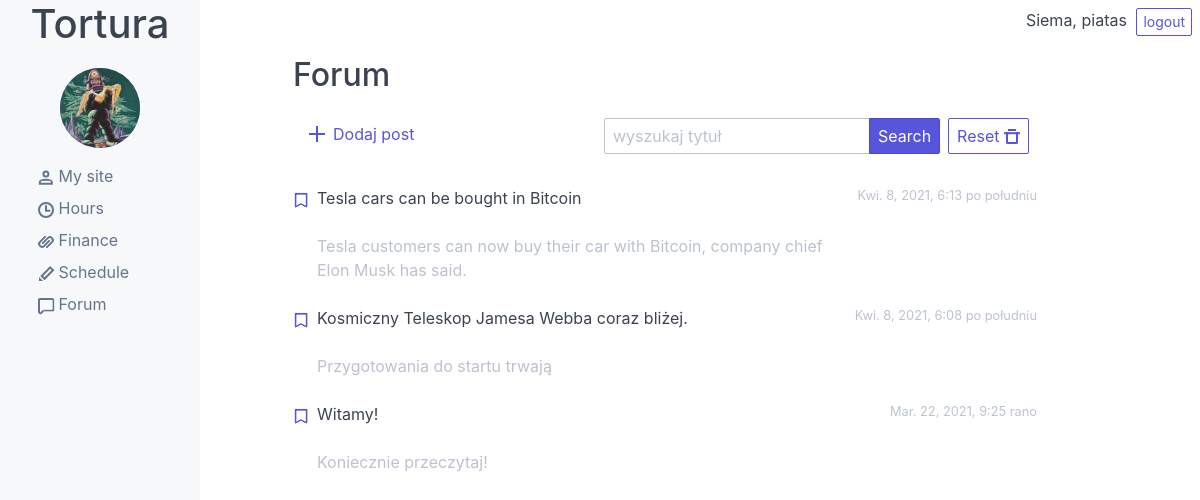
The app's page / (signed in) with its own data.
### articles/models.py (models this page shows, shortened)
class Profile(models.Model):
    user = models.OneToOneField(User, null=True, on_delete=models.CASCADE)
    image = models.ImageField(default='default.jpg', upload_to='profile_pics')
    rate = models.FloatField(null=True)
    logged = models.BooleanField(default=False)

class Article(models.Model):
    user = models.ForeignKey(User, on_delete=models.SET_NULL, null=True)
    title = models.CharField(max_length=256, verbose_name='Title')
    content = RichTextField(blank=True, null=True)
    snippet = models.CharField(max_length=120, verbose_name='Snippet')
    publication_datetime = models.DateTimeField(auto_now_add=True)
    class Meta:
        ordering = ['-publication_datetime']

### articles/views.py (the view)
# urls.py: path('', ArticleListView.as_view(), name='home'),
class ArticleListView(LoginRequiredMixin, ListView):
    def get_queryset(self):
        queryset = apps.get_model('articles.Article').objects.all()
        myFilter = ArticleFilter(self.request.GET, queryset=queryset)
        return myFilter.qs

### articles/templates/articles/article_list.html (shortened to what this page needs)
{% extends 'base.html' %}
{% block content %}
<h2>Forum</h2>
<header class="navbar" style="margin-bottom: 2em;">
  <div class="container">
    <div class="columns">
      <div class="column col-4 col-sm-12">
        <section class="navbar-section mt-2">
          <a href="{% url 'articles:article-create' %}" style="text-decoration: none;">
            <div class="tile tile-centered mx-2">
              <div class="tile-icon">
                <i class="icon icon-plus centered"></i>
              </div>
              <div class="tile-content">
                <div class="tile-title pt-1">Dodaj post</div>
              </div>
            </div>
          </a>
        </section>
      </div>
      <section class="navbar-section mt-2" style="margin-left: 10px;">
        <form class="input-group input-inline" method="GET">
          <input  class="form-input" type="text" name="title_search" id="id_title_search" placeholder="wyszukaj tytuł">
          <button class="btn btn-primary input-group-btn" type="submit">Search</button>
        </form>
        <form class="px-2" method="GET">
          <button class="btn" type="submit">Reset
            <i class="icon icon-delete"></i>
          </button>
      </form>
      </section>
    </div>
  </div>
</header>
{% for article in object_list %}
<a href="{% url 'articles:article-detail' article.id %}" style="text-decoration: none;">
<div class="tile forum-tile" id="tile_">
  <div class="tile-icon">
    <div class="example-tile-icon">
      <i class="icon icon-bookmark centered"></i>
    </div>
  </div>
  <div class="tile-content">
    <p class="tile-title text-dark">{{ article.title }}</p>
    <p class="tile-subtitle text-gray">{{ article.snippet }}</p>
  </div>
  <div class="tile-action text-tiny text-gray">
    {{ article.publication_datetime }}
  </div>
</div>
</a>
{% endfor %}
{% endblock %}

### templates/base.html (shortened to what this page needs)
{% load static %}
<!DOCTYPE html>
<html>
    <head>
        <link rel="stylesheet" href="{% static 'articles/css/spectre.css' %}">
        <link rel="stylesheet" href="{% static 'articles/css/spectre-exp.css' %}">
        <link rel="stylesheet" href="{% static 'articles/css/spectre-icons.css' %}">
        <link rel="stylesheet" href="{% static 'articles/css/style.css' %}">
    </head>
    <body>
        <div class="off-canvas off-canvas-sidebar-show body">
            <div id="sidebar-id" class="off-canvas-sidebar navbar-body">
                <div class="navbar-header">
                    <h1>Tortura</h1>
                    <figure class="avatar avatar-size">
                        <img class="icon icon-file" src="{{ user.profile.image.url }}" />
                    </figure>
                </div>
                <div class="navbar-menu mt-2">
                    <ul class="nav">
                        <li class="nav-item">
                            <a href="{% url 'articles:my-site' %}">
                                <i class="icon icon-people"></i>
                                My site
                            </a>
                        </li>
                        <li class="nav-item">
                            <a href="{% url 'articles:hours' %}">
                                <i class="icon icon-time"></i>
                                Hours
                            </a>
                        </li>
                        <li class="nav-item">
                            <a href="{% url 'articles:finance' %}">
                                <i class="icon icon-link"></i>
                                Finance
                            </a>
                        </li>
                        <li class="nav-item">
                            <a href="{% url 'articles:schedule' %}">
                                <i class="icon icon-edit"></i>
                                Schedule
                            </a>
                        </li>
                        <li class="nav-item">
                            <a href="{% url 'articles:home' %}">
                                <i class="icon icon-message"></i>
                                Forum
                            </a>
                        </li>
                    </ul>
                </div>
            </div>
            <div class="off-canvas-content">
                <header>
                    <div class="top">
                        <span>Siema, {{ request.user }}</span>
                        <span style="margin-left: 5px">
                            <a class="btn btn-sm" href="{% url 'logout' %}"> logout </a>
                        </span>
                    </div>
                </header>
                <div class="off-canvas content-overflow" style="margin-top: 20px;">
                    <div class="container col-10 col-md-11" style="margin-left: 5px;">
                        {% block content %}
                        {% endblock %}
                    </div>
                </div>
            </div>
        </div>
    </body>
</html>

### articles/static/articles/css/spectre-exp.css (style rules this page uses)
.off-canvas { display: -ms-flexbox; display: flex; -ms-flex-flow: nowrap; flex-flow: nowrap; height: 100%; position: relative; width: 100%; }
.off-canvas .off-canvas-sidebar { background: #f7f8f9; bottom: 0; left: 0; min-width: 10rem; overflow-y: auto; position: fixed; top: 0; transform: translateX(-100%); transition: transform .25s; z-index: 200; }
.off-canvas .off-canvas-content { -ms-flex: 1 1 auto; flex: 1 1 auto; height: 100%; padding: .4rem .4rem .4rem 4rem; }
@media (min-width: 960px) { .off-canvas.off-canvas-sidebar-show .off-canvas-sidebar { -ms-flex: 0 0 auto; flex: 0 0 auto; position: relative; transform: none; } }

### articles/static/articles/css/style.css (style rules this page uses)
.navbar-menu { margin-left: 30px; }
.navbar-header { text-align: center; }
.navbar-body { min-height: 100vh; }
.content-overflow { overflow: auto; height: 90vh; }
.body { overflow: hidden; height: 100vh; }
.top { text-align: right; }
.forum-tile { transition: background-color 0.5s; }
.avatar-size { height: 4rem; width: 4rem; }
@media (min-width: 760px) { .off-canvas.off-canvas-sidebar-show .off-canvas-sidebar { -ms-flex: 0 0 auto; flex: 0 0 auto; position: relative; transform: none; } }

### records on screen
Article: title "Tesla cars can be bought in Bitcoin", snippet "Tesla customers can now buy their car with Bitcoin, company chief Elon Musk has said.", publication_datetime "Kwi. 8, 2021, 6:13 po południu"
Article: title "Kosmiczny Teleskop Jamesa Webba coraz bliżej.", snippet "Przygotowania do startu trwają", publication_datetime "Kwi. 8, 2021, 6:08 po południu"
Article: title "Witamy!", snippet "Koniecznie przeczytaj!", publication_datetime "Mar. 22, 2021, 9:25 rano"

### other values on screen
{{ request.user }} "piatas"
